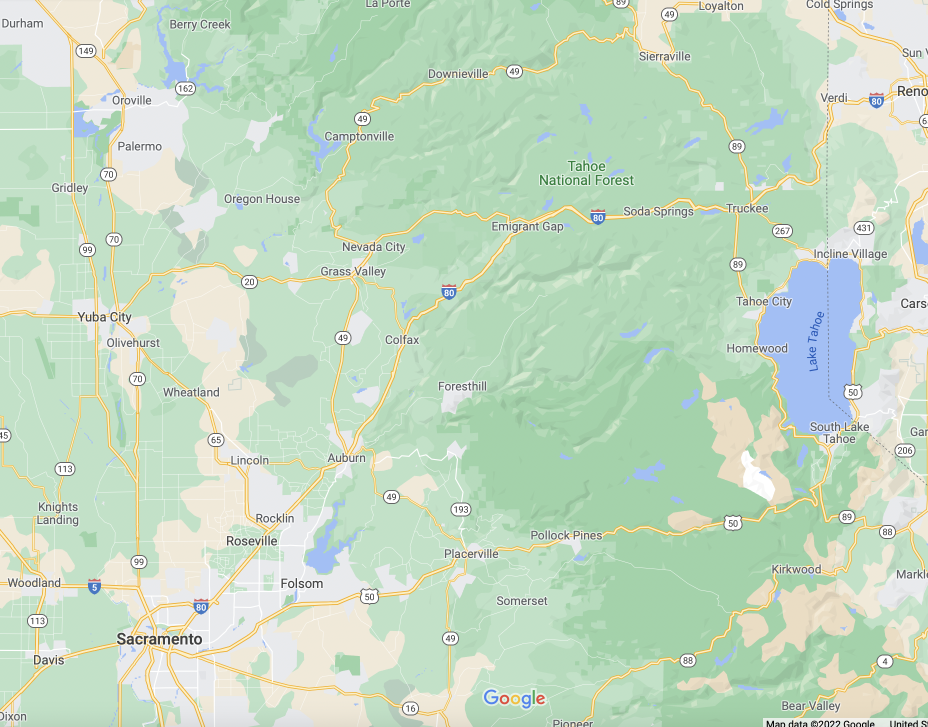
#> input picture map.png, 1856 x 1454 px (shown at 1/2 size)
$ python map.py
#> lines starting #> are read from the running program, lines starting #| are printed output that depends on the picture
import matplotlib.pyplot as plt
import matplotlib.patches as patches
import random
from PIL import Image
from PIL import Image, ImageDraw
import numpy as np
from matplotlib.pyplot import figure
import pickle

def draw_circle(draw, center, radius, color):
    lower_bound = tuple(np.subtract(center, radius))
    upper_bound = tuple(np.add(center, radius))
    draw.ellipse([lower_bound, upper_bound], fill=color)

fig = plt.figure(figsize=(15, 15), dpi=80)
x = []
y = []
def onclick(event):
    global ix, iy
    ix, iy = event.xdata, event.ydata
    global x, y
    x.append(ix)
    y.append(iy)
    return x, y
cid = fig.canvas.mpl_connect('button_press_event', onclick)

# ax = fig.add_subplot()
im = Image.open("map.png")
#> im is the input picture: PIL image 1856x1454 RGBA; mean R, G, B, A 195.4, 218.6, 194.7, 255
draw = ImageDraw.Draw(im)
draw_circle(draw, (320, 1260), 50, (255,0,0))

plt.imshow(np.array(im))
plt.show()
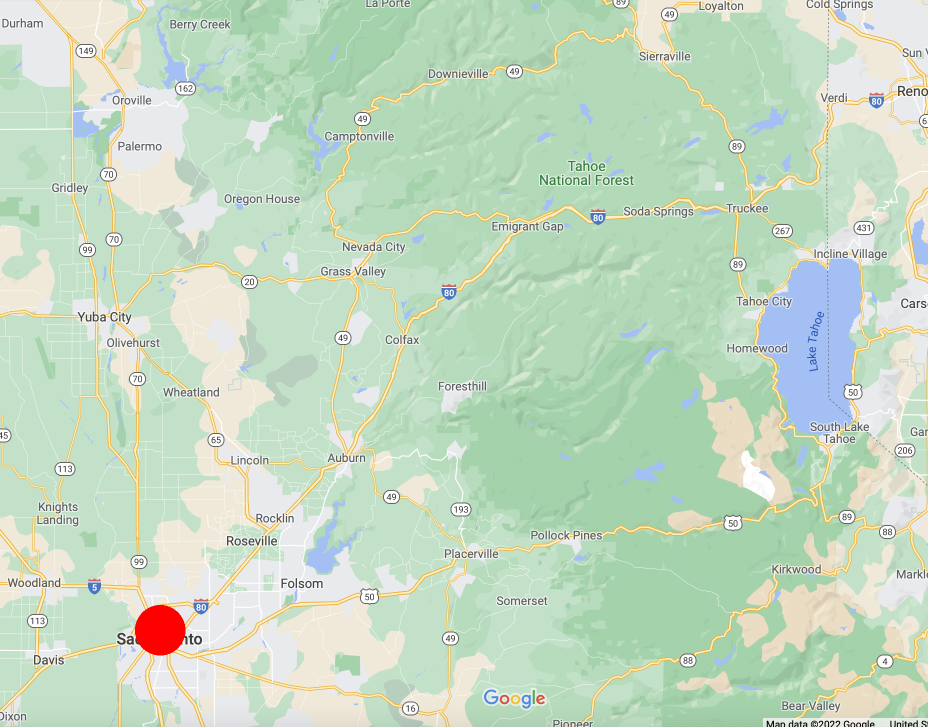
#> shown: shape (1454, 1856, 4) (shown at 1/2 size); mean R, G, B, A 195.5, 217.9, 194.1, 255

fig = plt.figure(figsize=(15, 15), dpi=80)
plt.imshow(np.array(im))
plt.plot(x, y, linewidth=10)
plt.show()
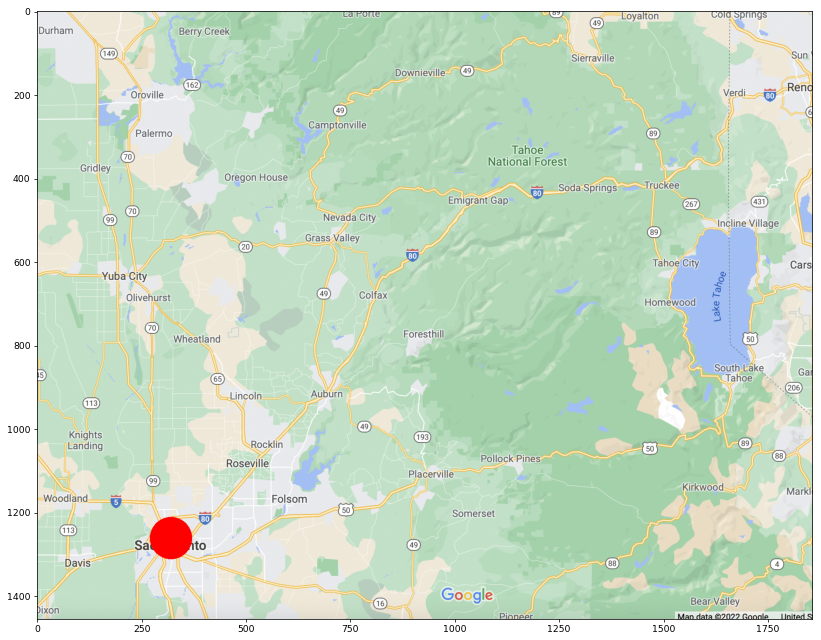
#> figure drawn by matplotlib, 1 panel

p = open("line7.pkl", "wb")
pickle.dump([x,y], p)
p.close()
